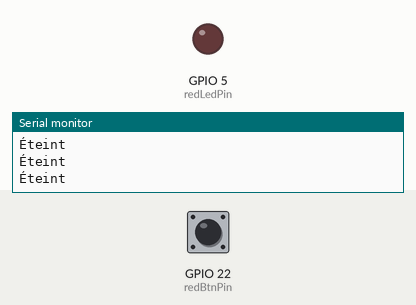
Simulated run of this sketch. Board: ESP32. Shown: output pins drawn as LEDs (lit = HIGH), the last lines printed to the serial monitor. The inputs (shaded band) are chosen by the test bench; at power-on: GPIO 22 (redBtnPin) LOW.

Above: at 2.8 s.
2.9 s: GPIO 22 (redBtnPin) pulled HIGH for 1.2 s
At 3.6 s:
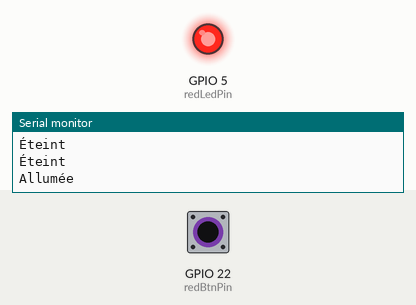
6.5 s: GPIO 22 (redBtnPin) pulled HIGH for 3.2 s
At 11.4 s:
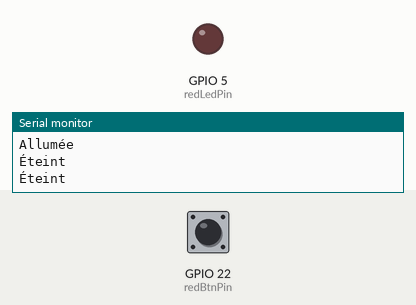
Timing chart, 0 to 12.9 s (numbered marks = the images above; inputs shaded):
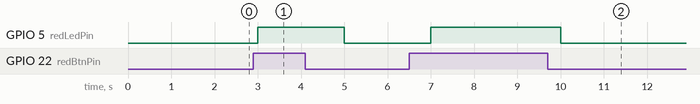

The sketch:

led_btn.ino
```cpp
int redLedPin = 5;
int redBtnPin = 22;


void setup() {
    Serial.begin(9600);
    pinMode(redLedPin, OUTPUT);
    pinMode(redBtnPin, INPUT);
    Serial.println("Setup terminé");
}


void loop() {
    if (digitalRead(redBtnPin) == HIGH) {
        digitalWrite(redLedPin, HIGH);
        Serial.println("Allumée");
    } else {
        digitalWrite(redLedPin, LOW);
        Serial.println("Éteint");
    }
    delay(1000);
}
```

Measured:
- after the input at 2.9 s, GPIO 5 (redLedPin): LOW → HIGH after 0.10 s, → LOW 2.0 s later
- after the input at 6.5 s, GPIO 5 (redLedPin): LOW → HIGH after 0.50 s, → LOW 3.0 s later
